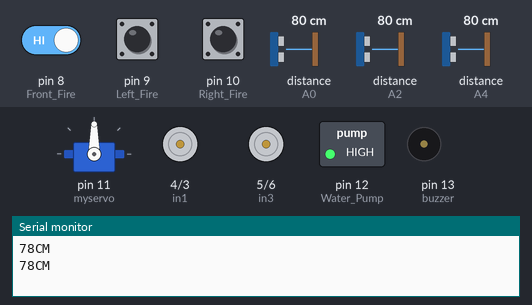
Simulated run of this sketch. Board: Arduino Uno, built with avr-gcc and run on an emulated ATmega328P. On the bench: servo, motor-driver pin pairs drawn as motors (green arrow = first pin HIGH = forward, orange = second pin HIGH = backward, longer = more drive, scaled by the enable pin), switched loads named in the sketch (green lamp = pin HIGH), buzzer (waves = sounding, pin HIGH), the last lines printed to the serial monitor. Wiring (inferred from the names in the program): 3 × ultrasonic range finder: trigger A1, echo A0 / trigger A3, echo A2 / trigger A5, echo A4. The inputs (shaded band) are chosen by the test bench; at power-on: pin 8 (Front_Fire) HIGH, pin 9 (Left_Fire) HIGH, distance to the obstacle (sensors on A2, A0, A4) 80 cm, pin 10 (Right_Fire) HIGH. The echo pulse lasts 58.3 µs per cm; pins used as bus, display or sensor lines are not drawn.

Above: at 5.7 s.
5.8 s: pin 8 (Front_Fire) driven LOW
At 6.43 s:
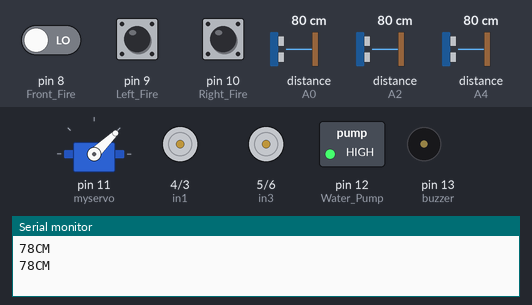
At 10.4 s:
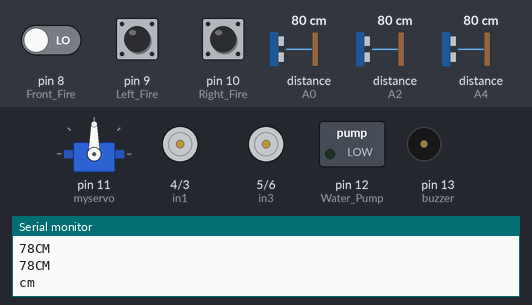
11.7 s: pin 9 (Left_Fire) pulled LOW for 3 s
17.6 s: distance to the obstacle (sensor on A2) set to 23 cm
23.5 s: distance to the obstacle (sensor on A2) set to 19 cm
29.4 s: distance to the obstacle (sensor on A2) set to 35 cm
35.3 s: pin 8 (Front_Fire) driven HIGH
At 36.68 s:
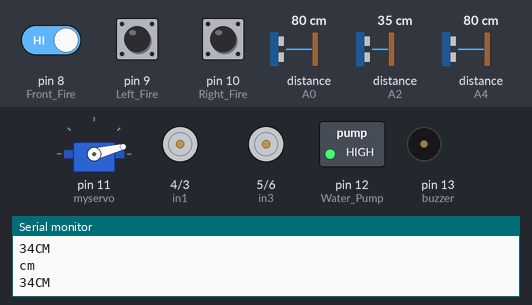
At 37.28 s:
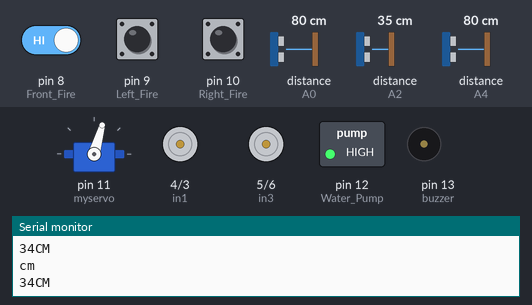
Timing chart, 0 to 47.0 s (numbered marks = the images above; inputs shaded):
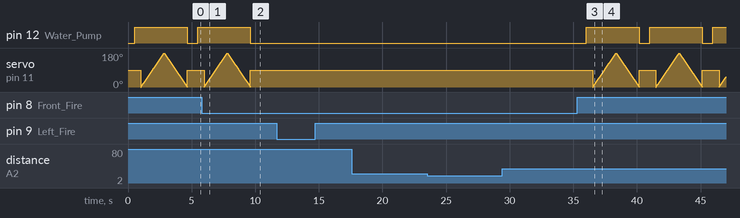

Measured:
- after the input at 5.8 s, pin 12 (Water_Pump): goes on until 9.6 s, then stays LOW

The sketch:

Program_Firefighter_Bertahap.ino
```cpp
#include <AFMotor.h>

#include <NewPing.h>

#include <Servo.h>
Servo myservo;

int pos = 0;
boolean fire = false;

#define Left_Fire 9      // left fire sensor
#define Right_Fire 10    // right fire sensor
#define Front_Fire 8     // front fire sensor
#define Water_Pump 12    // Pompa air

// Pin Sistem Pergerakan
int in1 = 4; // Dua Roda Kanan Maju
int in2 = 3; // Dua Roda Kanan Mundur
int in3 = 5; // Dua Roda Kiri Maju
int in4 = 6; // Dua Roda Kiri Mundur

int ENA = 2;
int ENB = 7;
int PWM = 125;

// Pin Buzzer
int buzzer = 13;


// Sub-Fungsi Sistem Pergerakan
void moveForward() {
  digitalWrite(in1, HIGH);
  digitalWrite(in2, LOW);
  digitalWrite(in3, HIGH);
  digitalWrite(in4, LOW);
  analogWrite(ENA, PWM);
  analogWrite(ENB, PWM);
  //Serial.println("cm\t\t");
}

void moveBackward() {
  digitalWrite(in1, LOW);
  digitalWrite(in2, HIGH);
  digitalWrite(in3, LOW);
  digitalWrite(in4, HIGH);
  analogWrite(ENA, PWM);
  analogWrite(ENB, PWM);
  //Serial.println("cm\t\t");
}

void moveRight() {
  digitalWrite(in1, LOW);
  digitalWrite(in2, HIGH);
  digitalWrite(in3, HIGH);
  digitalWrite(in4, LOW);
  analogWrite(ENA, PWM);
  analogWrite(ENB, PWM);
 Serial.println("cm\t\t");
}

void moveLeft() {
  digitalWrite(in1, HIGH);
  digitalWrite(in2, LOW);
  digitalWrite(in3, LOW);
  digitalWrite(in4, HIGH);
  analogWrite(ENA, PWM);
  analogWrite(ENB, PWM);
  Serial.println("cm\t\t");
}

void stopMoving() {
  digitalWrite(in1, LOW);
  digitalWrite(in2, LOW);
  digitalWrite(in3, LOW);
  digitalWrite(in4, LOW);
  //Serial.println("cm\t\t");
}

// Pin Sensor Ultrasonik
const int Echo1 = A4; // Sensor Kiri
const int Trig1 = A5;

const int Echo2 = A2; // Sensor Kanan
const int Trig2 = A3;

const int Echo3 = A0; // Sensor Tengah
const int Trig3 = A1;

#define Echo1 A4
#define Echo2 A2
#define Echo3 A0

#define Trig1 A5
#define Trig2 A3
#define Trig3 A1

void setup() {

// Setup Sensor Ultrasonik
Serial.begin(9600);
pinMode(Echo1, INPUT);
pinMode(Trig1, OUTPUT);

pinMode(Echo2, INPUT);
pinMode(Trig2, OUTPUT);

pinMode(Echo3, INPUT);
pinMode(Trig3, OUTPUT);

// Setup Sistem Pergerakan
pinMode(in1, OUTPUT);
pinMode(in2, OUTPUT);
pinMode(in3, OUTPUT);
pinMode(in4, OUTPUT);
pinMode(ENA, OUTPUT);
pinMode(ENB, OUTPUT);

// Setup Sensor Api
pinMode(Left_Fire, INPUT);
pinMode(Right_Fire, INPUT);
pinMode(Front_Fire, INPUT);

// Setup Pompa Air
pinMode(Water_Pump, OUTPUT);

// Setup Servo
myservo.attach(11);
myservo.write(90);

// Setup Buzzer
pinMode(buzzer, OUTPUT);

}

// Setup Fungsi Pemadaman Api
void put_off_fire() {

  delay (500);

  stopMoving();

  digitalWrite(Water_Pump, HIGH);
  delay(500);

  for (pos = 0; pos <= 180; pos += 1) {
  myservo.write(pos);
   delay(10);
  }
  for (pos = 180; pos >= 0; pos -= 1) {
  myservo.write(pos);
  delay(10);
  }

  digitalWrite(Water_Pump,LOW);
  myservo.write(90);

  fire=false;
}

void loop() {

  long duration1, duration2, duration3, distanceCM1, distanceCM2, distanceCM3;

  // Sensor Kiri
  digitalWrite(Trig1, LOW);
  delayMicroseconds(2);
  digitalWrite(Trig1, HIGH);
  delayMicroseconds(2);
  digitalWrite(Trig1, LOW);
  duration1 = pulseIn(Echo1, HIGH);

  distanceCM1 = duration1 / 29.41 / 2;

  // Sensor Tengah
  digitalWrite(Trig2, LOW);
  delayMicroseconds(2);
  digitalWrite(Trig2, HIGH);
  delayMicroseconds(2);
  digitalWrite(Trig2, LOW);
  duration2 = pulseIn(Echo2, HIGH);

  distanceCM2 = duration2 / 29.41 / 2;

  // Sensor Kanan
  digitalWrite(Trig3, LOW);
  delayMicroseconds(2);
  digitalWrite(Trig3, HIGH);
  delayMicroseconds(2);
  digitalWrite(Trig3, LOW);
  duration3 = pulseIn(Echo3, HIGH);

  distanceCM3 = duration3 / 29.41 / 2;

// Logika Sensor dengan Sistem Pergerakan

// Integrasi Sensor Ultrasonik dengan Sistem Pergerakan
if (distanceCM2 <= 20) {

  stopMoving();
  delay(200);

  Serial.print(distanceCM2);
  Serial.println("CM");

  if (distanceCM3 > distanceCM1) {

    moveRight();
    delay(500);

    Serial.print(distanceCM3);
    Serial.println("CM");

  }
  else {

    moveLeft();
    delay(500);

    Serial.print(distanceCM1);
    Serial.println("CM");

  }
}

// Integrasi Sistem Pemadaman dengan Sistem Pergerakan
else (distanceCM2 > 10); {

  moveForward();

  Serial.print(distanceCM2);
  Serial.println("CM");

 if (digitalRead(Left_Fire) ==0 && digitalRead(Right_Fire)==0 && digitalRead(Front_Fire) ==0) {

  moveForward();

  }
  else if (digitalRead(Front_Fire) == 1) {

  stopMoving();

  fire = true;

  while (fire == true) {

  put_off_fire();

   }
  }
  else if (digitalRead(Left_Fire) == 1) {

  moveLeft();
  delay(200);

  }
  else if (digitalRead(Right_Fire) == 1) {

  moveRight();
  delay(200);

  }
  delay(300);
}

}
```
